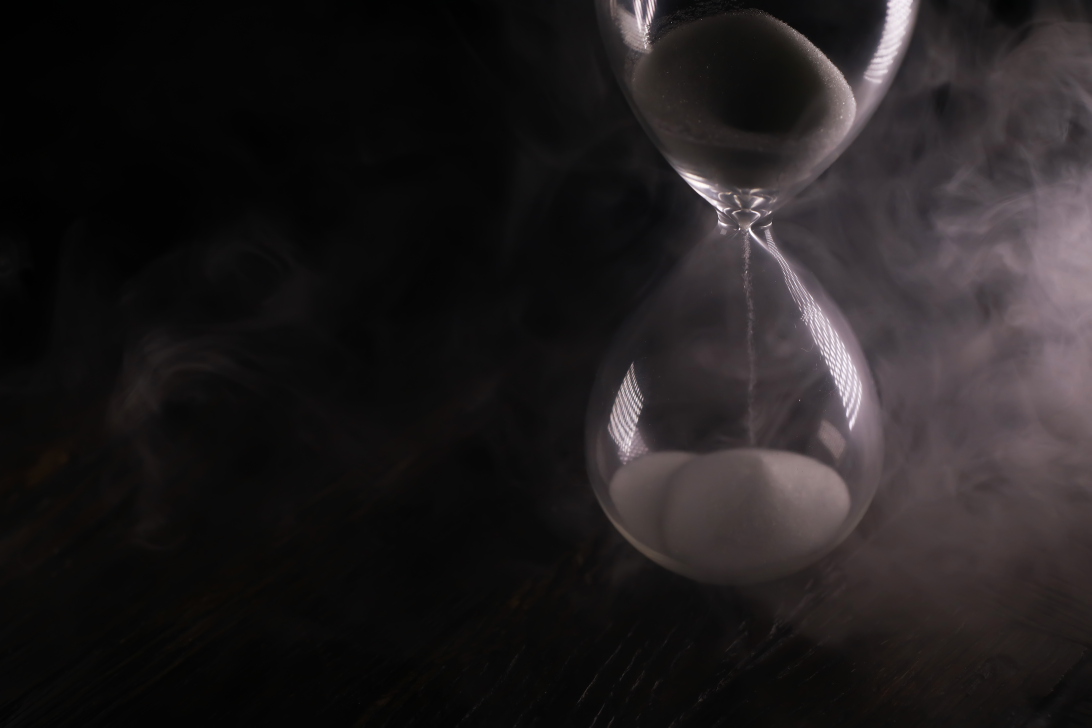
#> input picture carrossel-pmi/trafego_bg/p2_ampulheta.jpg, 4368 x 2912 px, given in place of p1_casino.jpg, which was not available (shown at 1/4 size)
$ python build_trafego2.py
#> lines starting #> are read from the running program, lines starting #| are printed output that depends on the picture; pictures that were not available may be replaced by others from this repository, and a replacement may not be noted
#!/usr/bin/env python3
"""Tráfego Pago V2 — backgrounds conceituais fora da caixinha
3 posts × 3 conceitos × 2 tamanhos = 18 criativos
"""

from PIL import Image, ImageDraw, ImageFont, ImageOps
import os

FEED    = (1080, 1350)
STORIES = (1080, 1920)

C_BG  = (6, 4, 10)
C_WHT = (255, 255, 255)
C_SUB = (210, 200, 225)
C_ACC = (168, 85, 247)    # roxo marca — #a855f7

FD   = '/home/user/WEB/carrossel-pmi/fonts'
LOGO = '/home/user/WEB/carrossel-pmi/logo_ritmodamarca.png'
BG   = '/home/user/WEB/carrossel-pmi/trafego_bg'
OUT  = '/home/user/WEB/carrossel-pmi/trafego2'
os.makedirs(OUT, exist_ok=True)


def F(style, size):
    m = {
        'mextrabold': 'Montserrat-ExtraBold.ttf',
        'mbold':      'Montserrat-Bold.ttf',
        'msemibold':  'Montserrat-SemiBold.ttf',
        'iregular':   'Inter-Regular.ttf',
        'isemibold':  'Inter-SemiBold.ttf',
    }
    return ImageFont.truetype(f'{FD}/{m[style]}', size)


# ── Canvas feed: escala por largura → dark canvas natural embaixo ─────────────
def make_feed(path, W=1080, H=1350, fade_h=110, centering=(0.5, 0.35)):
#> called with W = 1080, H = 1350, fade_h = 110, centering = (0.5, 0.4)
    img = Image.open(path).convert('RGB')
#> img is the input picture: PIL image 4368x2912 RGB; mean R, G, B 33, 29.4, 30.3
    # se imagem for mais larga que 3:1, usa fit para cobrir verticalmente
    ratio = img.width / img.height
#> ratio = 1.5
    if ratio > 2.5:
        # imagem ultra-wide: fit para cobrir o topo com drama
        target_h = max(300, int(W / ratio))
        img = ImageOps.fit(img, (W, target_h), Image.LANCZOS, centering=centering)
        nh = target_h
    else:
        nh = int(img.height * W / img.width)
#> nh = 720
        img = img.resize((W, nh), Image.LANCZOS)
#> img: PIL image 1080x720 RGB

    canvas = Image.new('RGB', (W, H), C_BG)
    # fade bottom da imagem para dark canvas
    fade = Image.new('RGBA', (W, nh), (0, 0, 0, 0))
#> fade: PIL image 1080x720 RGBA; every value is 0
    fpx = fade.load()
    fs = max(0, nh - fade_h)
#> fs = 610
    for y in range(fs, nh):
        a = int(255 * (y - fs) / fade_h)
        for x in range(W):
            fpx[x, y] = (*C_BG, a)
    ir = img.convert('RGBA')
    ir.alpha_composite(fade)
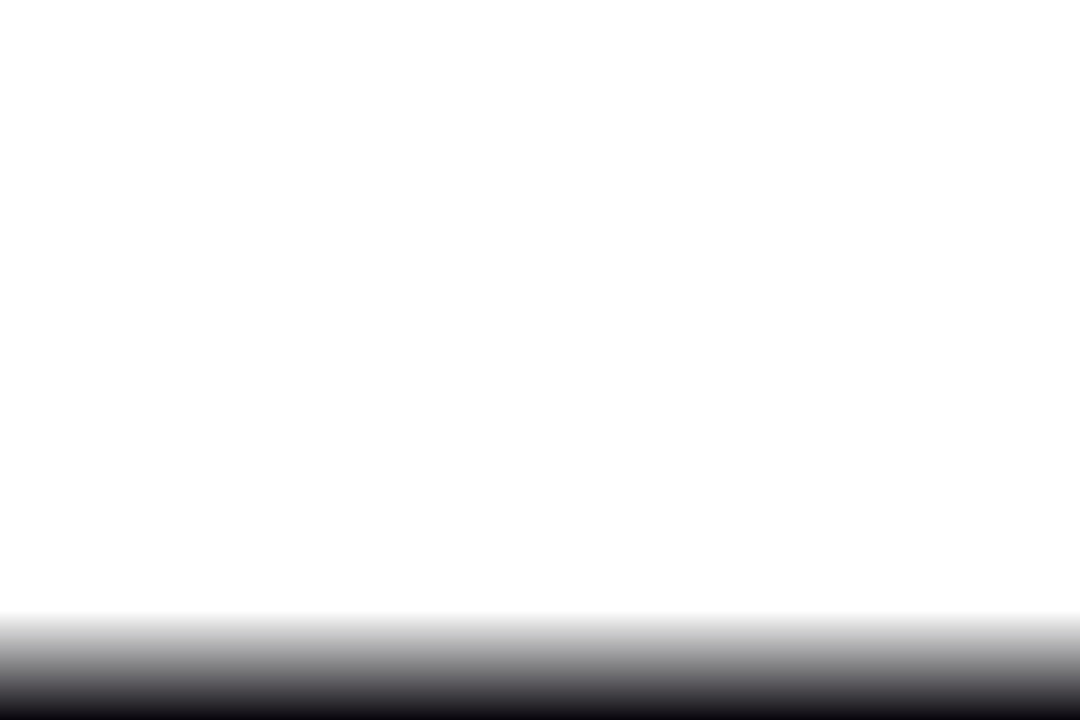
#> fade: PIL image 1080x720 RGBA; mean R, G, B, A 0.9, 0.6, 1.5, 19.2; transparent parts drawn white
    canvas.paste(ir.convert('RGB'), (0, 0))
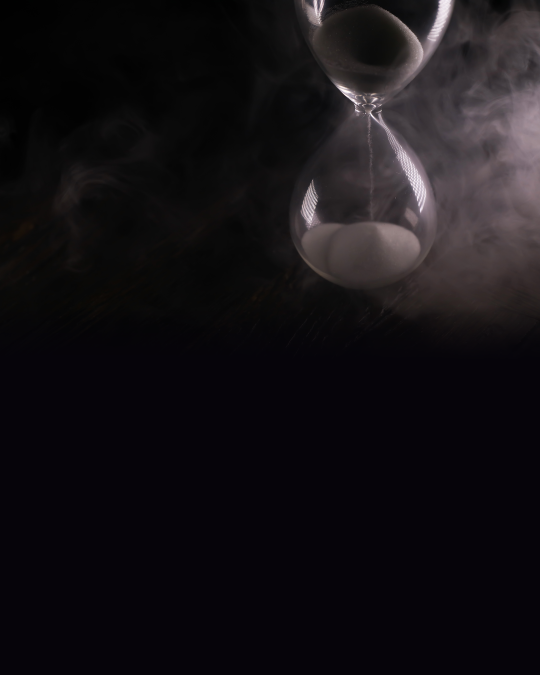
#> canvas: PIL image 1080x1350 RGB (shown at 1/2 size); mean R, G, B 20.2, 17.3, 20.8
    return canvas


# ── Canvas stories: full bleed, gradiente escuro forte na metade inferior ─────
def make_stories(path, W=1080, H=1920, grad_start=0.40, centering=(0.5, 0.3)):
    img = ImageOps.fit(
        Image.open(path).convert('RGB'), (W, H),
        Image.LANCZOS, centering=centering
    )
    ov = Image.new('RGBA', (W, H), (0, 0, 0, 0))
    opx = ov.load()
    sy = int(H * grad_start)
    for y in range(H):
        if y < sy:
            a = 25
        else:
            t = (y - sy) / (H - sy)
            a = int(25 + 220 * (t ** 1.4))
        a = min(255, a)
        for x in range(W):
            opx[x, y] = (0, 0, 0, a)
    base = img.convert('RGBA')
    base.alpha_composite(ov)
    return base.convert('RGB')


def add_logo(canvas, W, H, h=62):
    try:
        logo = Image.open(LOGO).convert('RGBA')
        lw = int(logo.width * h / logo.height)
        logo = logo.resize((lw, h), Image.LANCZOS)
        x = (W - lw) // 2
        y = H - h - 46
        base = canvas.convert('RGBA')
        base.alpha_composite(logo, (x, y))
        return base.convert('RGB')
    except Exception as e:
        print(f'  logo err: {e}')
        return canvas


def fit_font(d, lines, style, start, min_sz, max_w):
#> called with style = 'mextrabold', start = 96, min_sz = 38, max_w = 952
    sz = start
    while sz >= min_sz:
        f = F(style, sz)
        bbs = [d.textbbox((0, 0), ln, font=f) for ln in lines]
        if all(bb[2] - bb[0] <= max_w for bb in bbs):
            return f, sz
        sz -= 2
    f = F(style, min_sz)
    return f, min_sz


def wrap_text(d, text, font, max_w):
    words = text.split()
    lines, line = [], ''
    for w in words:
        test = f'{line} {w}'.strip()
        bb = d.textbbox((0, 0), test, font=font)
        if bb[2] - bb[0] <= max_w:
            line = test
        else:
            if line:
                lines.append(line)
            line = w
    if line:
        lines.append(line)
    return lines


def render(canvas, W, H, hl_lines, sub_text, cta_text,
           hl_start=104, M=72, accent=C_ACC):
    d = ImageDraw.Draw(canvas)
    MAX_W = W - M - 56

    hl_f, hl_sz = fit_font(d, hl_lines, 'mextrabold', hl_start, 38, MAX_W)
#> hl_sz = 70
    sub_sz  = max(28, int(hl_sz * 0.355))
#> sub_sz = 28
    cta_sz  = max(24, int(hl_sz * 0.295))
#> cta_sz = 24
    sub_f   = F('isemibold', sub_sz)
    cta_f   = F('msemibold', cta_sz)

    sub_lines = wrap_text(d, sub_text, sub_f, MAX_W)
#> sub_lines = 1 item
    SUB_LEAD  = int(sub_sz * 1.30)
#> SUB_LEAD = 36

    GAP_HL = 16
    bbs_hl = [d.textbbox((0, 0), ln, font=hl_f) for ln in hl_lines]
#> bbs_hl = [(0, 0, 681, 66), (0, 14, 455, 65), (0, 1, 931, 79)]
    hl_h   = sum(b[3]-b[1] for b in bbs_hl) + GAP_HL * (len(hl_lines)-1)
#> hl_h = 227
    sub_h  = SUB_LEAD * len(sub_lines)
#> sub_h = 36
    cta_bb = d.textbbox((0, 0), cta_text, font=cta_f)
#> cta_bb = (0, 5, 304, 28)
    cta_h  = cta_bb[3] - cta_bb[1]
#> cta_h = 23

    LOGO_H  = 62
    LOGO_PAD = 46

    # layout bottom-up
    logo_top = H - LOGO_PAD - LOGO_H
    cta_top  = logo_top - 26 - cta_h
#> cta_top = 1193
    sep_y    = cta_top - 18
#> sep_y = 1175
    sub_top  = sep_y - 18 - sub_h
#> sub_top = 1121
    hl_top   = sub_top - 20 - hl_h
#> hl_top = 874
    bar_y    = hl_top - 16 - 4
#> bar_y = 854

    # barra de acento
    d.rectangle([M, bar_y, M + 80, bar_y + 4], fill=accent)

    # headline — última linha em cor de acento
    y = hl_top
#> y = 874
    for i, ln in enumerate(hl_lines):
        bb = bbs_hl[i]
        ink_h = bb[3] - bb[1]
        color = accent if i == len(hl_lines) - 1 else C_WHT
        d.text((M - bb[0], y - bb[1]), ln, font=hl_f, fill=color)
        y += ink_h + (GAP_HL if i < len(hl_lines) - 1 else 0)
#> this loop made 3 passes
#> (bb, ink_h, y) on passes 1 to 3: ((0, 0, 681, 66), 66, 956), ((0, 14, 455, 65), 51, 1023), ((0, 1, 931, 79), 78, 1101)
#> after the loop, y = 1101

    # subtítulo
    y = sub_top
#> y = 1121
    for ln in sub_lines:
        bb = d.textbbox((0, 0), ln, font=sub_f)
        d.text((M - bb[0], y - bb[1]), ln, font=sub_f, fill=C_SUB)
        y += SUB_LEAD
#> this loop made 1 pass
#> (bb, y) on pass 1: ((0, 4, 820, 32), 1157)
#> after the loop, y = 1157

    # separador fino
    d.rectangle([M, sep_y, M + 48, sep_y + 2], fill=accent)

    # CTA
    bb = d.textbbox((0, 0), cta_text, font=cta_f)
#> bb = (0, 5, 304, 28)
    d.text((M - bb[0], cta_top - bb[1]), cta_text, font=cta_f, fill=accent)

    return add_logo(canvas, W, H, LOGO_H)
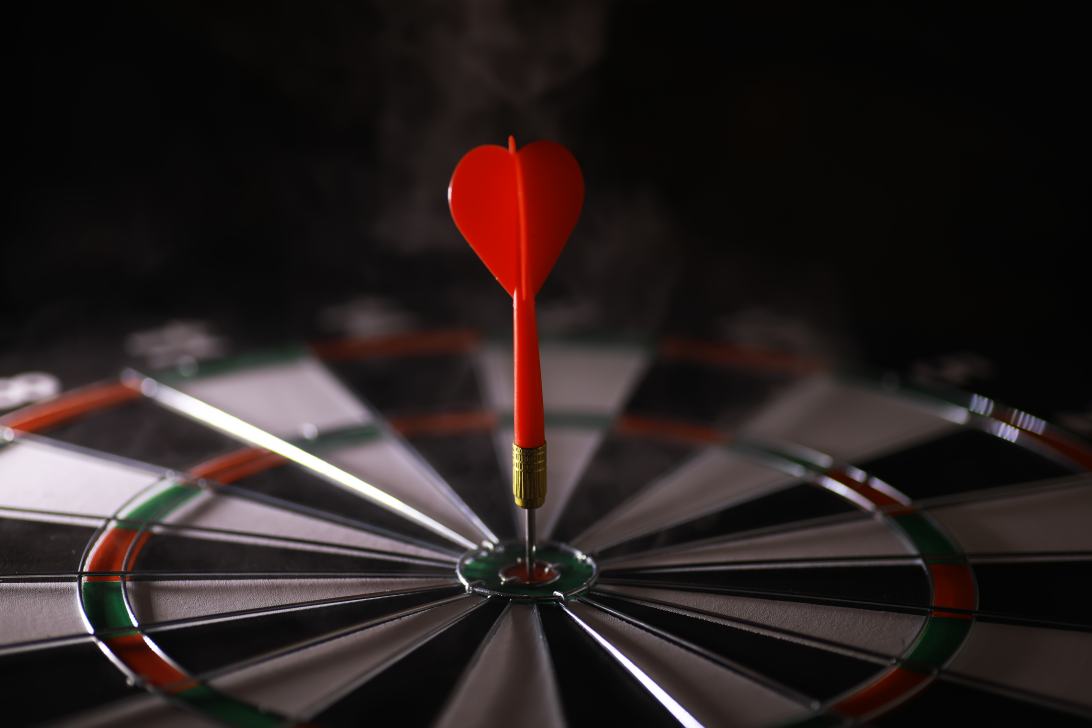
#> input picture carrossel-pmi/trafego_bg/p3_alvo.jpg, 4368 x 2912 px, given in place of logo_ritmodamarca.png, which was not available (shown at 1/4 size)


def build(name, bg_file, hl_lines, sub_text, cta_text,
          hl_start=104, centering=(0.5, 0.35)):
    W_F, H_F = FEED
    W_S, H_S = STORIES
    path = f'{BG}/{bg_file}'

    c = make_feed(path, W_F, H_F, centering=centering)
    c = render(c, W_F, H_F, hl_lines, sub_text, cta_text, hl_start)
    out = f'{OUT}/{name}_feed.png'
    c.save(out, quality=95)
    print(f'  ✓ {os.path.basename(out)}')

    c = make_stories(path, W_S, H_S, centering=centering)
#> in make_stories, `ov = Image.new('RGBA', (W, H), (0, 0, 0, 0))`: ov: PIL image 1080x1920 RGBA; every value is 0
#> in make_stories, `base.alpha_composite(ov)`:
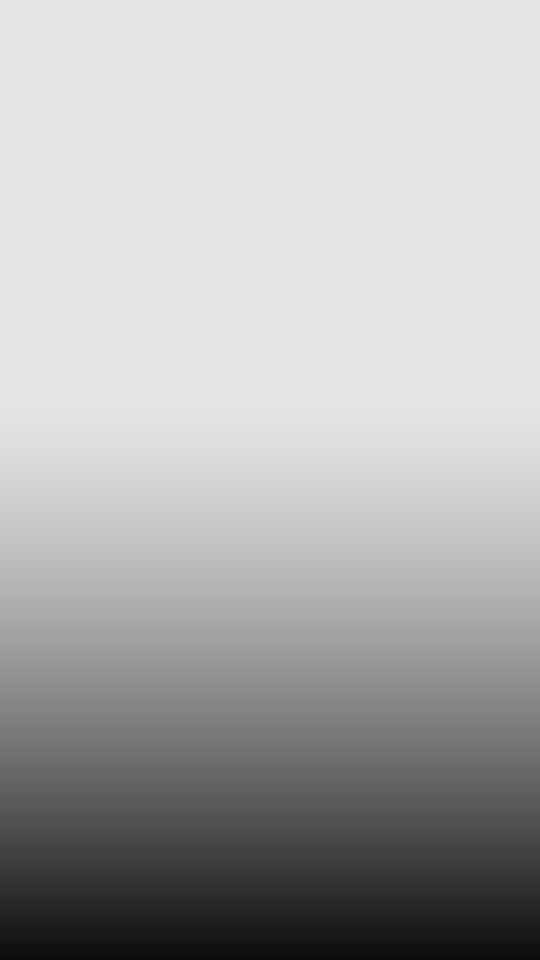
#> ov: PIL image 1080x1920 RGBA (shown at 1/2 size); mean R, G, B, A 0, 0, 0, 79.6; transparent parts drawn white
#> in make_stories, `base.alpha_composite(ov)`:
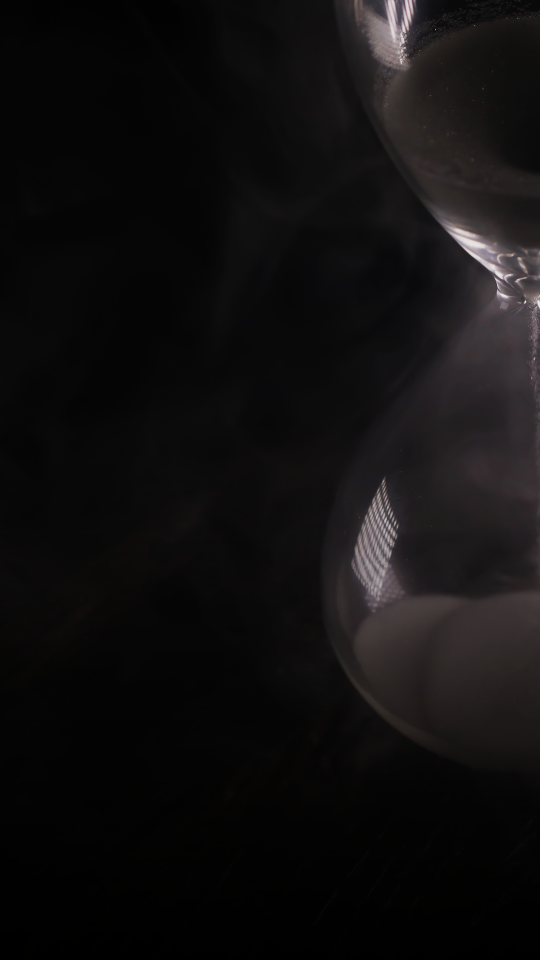
#> base: PIL image 1080x1920 RGBA (shown at 1/2 size); mean R, G, B, A 16.6, 15.1, 15.5, 255
    c = render(c, W_S, H_S, hl_lines, sub_text, cta_text, int(hl_start * 1.12))
#> the loop in render (call 2), `for i, ln in enumerate(hl_lines):` made 3 passes
#> (bb, ink_h, y) on passes 1 to 3: ((0, 0, 691, 67), 67, 1523), ((0, 14, 462, 66), 52, 1591), ((0, 0, 944, 80), 80, 1671)
#> the loop in render (call 2), `for ln in sub_lines:` made 1 pass
#> (bb, y) on pass 1: ((0, 4, 820, 32), 1727)
    out = f'{OUT}/{name}_stories.png'
    c.save(out, quality=95)
    print(f'  ✓ {os.path.basename(out)}')


# ════════════════════════════════════════════════════════════════════════════
# POST 1 — Dependência de indicação
# ════════════════════════════════════════════════════════════════════════════
HL1 = ['SE O SEU NEGÓCIO', 'DEPENDE DE', 'INDICAÇÃO PARA VENDER,']
SB1 = 'você não tem uma empresa. Tem um emprego disfarçado.'
CT1 = '→ Segue @ritmodamarca'

print('=== POST 1 — Indicação ===')
build('p1_casino',    'p1_casino.jpg',    HL1, SB1, CT1, 96,  (0.5, 0.40))
build('p1_corda',     'p1_corda.jpg',     HL1, SB1, CT1, 96,  (0.5, 0.30))
#> call 2 of make_feed, with W = 1080, H = 1350, fade_h = 110, centering = (0.5, 0.3)
#> in make_feed, img is the input picture: PIL image 4368x2912 RGB; mean R, G, B 41.7, 33.1, 32.4
#> in make_feed (call 2), `canvas.paste(ir.convert('RGB'), (0, 0))`:
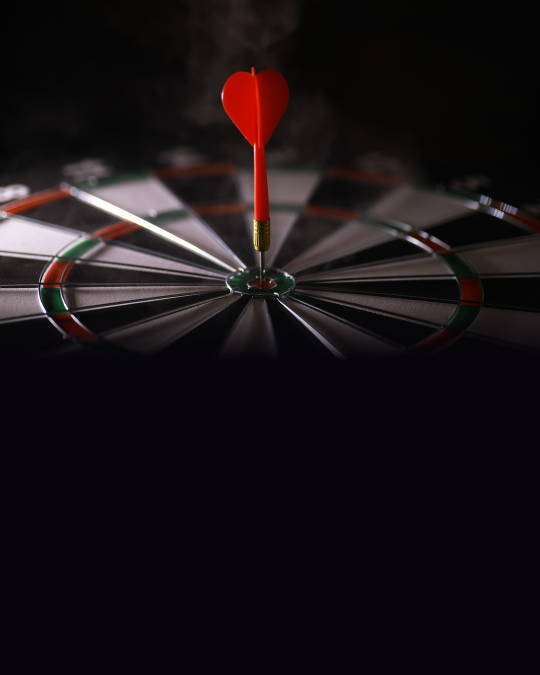
#> canvas: PIL image 1080x1350 RGB (shown at 1/2 size); mean R, G, B 23.8, 18.4, 21.1
#> call 4 of add_logo, with W = 1080, H = 1920, h = 62
#> in add_logo (call 4), `base = canvas.convert('RGBA')`:
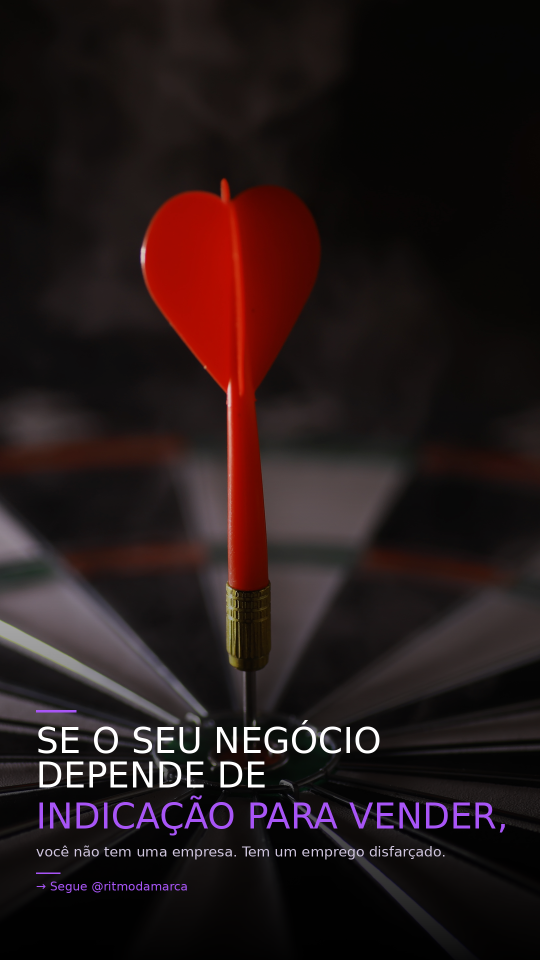
#> base: PIL image 1080x1920 RGBA (shown at 1/2 size); mean R, G, B, A 36.7, 24.1, 24.4, 255
build('p1_correntes', 'p1_correntes.jpg', HL1, SB1, CT1, 96,  (0.5, 0.35))
#> (the run stopped early here; a loop or call above may not have finished)
